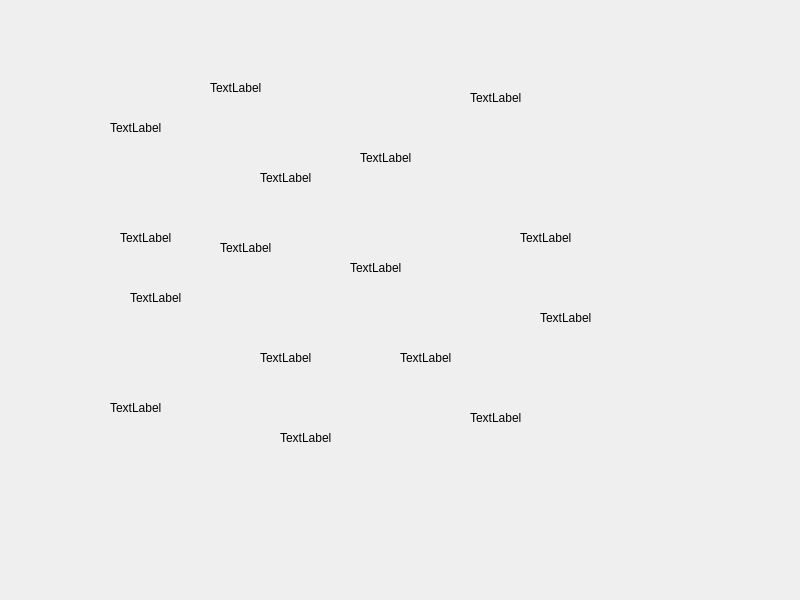
<?xml version="1.0" encoding="UTF-8"?>
<ui version="4.0">
 <class>Dialog</class>
 <widget class="QDialog" name="Dialog">
  <property name="geometry">
   <rect>
    <x>0</x>
    <y>0</y>
    <width>800</width>
    <height>600</height>
   </rect>
  </property>
  <property name="windowTitle">
   <string>Dialog</string>
  </property>
  <widget class="QLabel" name="label1">
   <property name="geometry">
    <rect>
     <x>260</x>
     <y>170</y>
     <width>55</width>
     <height>16</height>
    </rect>
   </property>
   <property name="text">
    <string>TextLabel</string>
   </property>
  </widget>
  <widget class="QLabel" name="label2">
   <property name="geometry">
    <rect>
     <x>350</x>
     <y>260</y>
     <width>55</width>
     <height>16</height>
    </rect>
   </property>
   <property name="text">
    <string>TextLabel</string>
   </property>
  </widget>
  <widget class="QLabel" name="label3">
   <property name="geometry">
    <rect>
     <x>260</x>
     <y>350</y>
     <width>55</width>
     <height>16</height>
    </rect>
   </property>
   <property name="text">
    <string>TextLabel</string>
   </property>
  </widget>
  <widget class="QLabel" name="label4">
   <property name="geometry">
    <rect>
     <x>130</x>
     <y>290</y>
     <width>55</width>
     <height>16</height>
    </rect>
   </property>
   <property name="text">
    <string>TextLabel</string>
   </property>
  </widget>
  <widget class="QLabel" name="label5">
   <property name="geometry">
    <rect>
     <x>120</x>
     <y>230</y>
     <width>55</width>
     <height>16</height>
    </rect>
   </property>
   <property name="text">
    <string>TextLabel</string>
   </property>
  </widget>
  <widget class="QLabel" name="label6">
   <property name="geometry">
    <rect>
     <x>220</x>
     <y>240</y>
     <width>55</width>
     <height>16</height>
    </rect>
   </property>
   <property name="text">
    <string>TextLabel</string>
   </property>
  </widget>
  <widget class="QLabel" name="label7">
   <property name="geometry">
    <rect>
     <x>400</x>
     <y>350</y>
     <width>55</width>
     <height>16</height>
    </rect>
   </property>
   <property name="text">
    <string>TextLabel</string>
   </property>
  </widget>
  <widget class="QLabel" name="label8">
   <property name="geometry">
    <rect>
     <x>520</x>
     <y>230</y>
     <width>55</width>
     <height>16</height>
    </rect>
   </property>
   <property name="text">
    <string>TextLabel</string>
   </property>
  </widget>
  <widget class="QLabel" name="label9">
   <property name="geometry">
    <rect>
     <x>360</x>
     <y>150</y>
     <width>55</width>
     <height>16</height>
    </rect>
   </property>
   <property name="text">
    <string>TextLabel</string>
   </property>
  </widget>
  <widget class="QLabel" name="label10">
   <property name="geometry">
    <rect>
     <x>210</x>
     <y>80</y>
     <width>55</width>
     <height>16</height>
    </rect>
   </property>
   <property name="text">
    <string>TextLabel</string>
   </property>
  </widget>
  <widget class="QLabel" name="label11">
   <property name="geometry">
    <rect>
     <x>110</x>
     <y>120</y>
     <width>55</width>
     <height>16</height>
    </rect>
   </property>
   <property name="text">
    <string>TextLabel</string>
   </property>
  </widget>
  <widget class="QLabel" name="label12">
   <property name="geometry">
    <rect>
     <x>470</x>
     <y>90</y>
     <width>55</width>
     <height>16</height>
    </rect>
   </property>
   <property name="text">
    <string>TextLabel</string>
   </property>
  </widget>
  <widget class="QLabel" name="label13">
   <property name="geometry">
    <rect>
     <x>540</x>
     <y>310</y>
     <width>55</width>
     <height>16</height>
    </rect>
   </property>
   <property name="text">
    <string>TextLabel</string>
   </property>
  </widget>
  <widget class="QLabel" name="label14">
   <property name="geometry">
    <rect>
     <x>110</x>
     <y>400</y>
     <width>55</width>
     <height>16</height>
    </rect>
   </property>
   <property name="text">
    <string>TextLabel</string>
   </property>
  </widget>
  <widget class="QLabel" name="label15">
   <property name="geometry">
    <rect>
     <x>280</x>
     <y>430</y>
     <width>55</width>
     <height>16</height>
    </rect>
   </property>
   <property name="text">
    <string>TextLabel</string>
   </property>
  </widget>
  <widget class="QLabel" name="label16">
   <property name="geometry">
    <rect>
     <x>470</x>
     <y>410</y>
     <width>55</width>
     <height>16</height>
    </rect>
   </property>
   <property name="text">
    <string>TextLabel</string>
   </property>
  </widget>
 </widget>
 <resources/>
 <connections/>
</ui>
